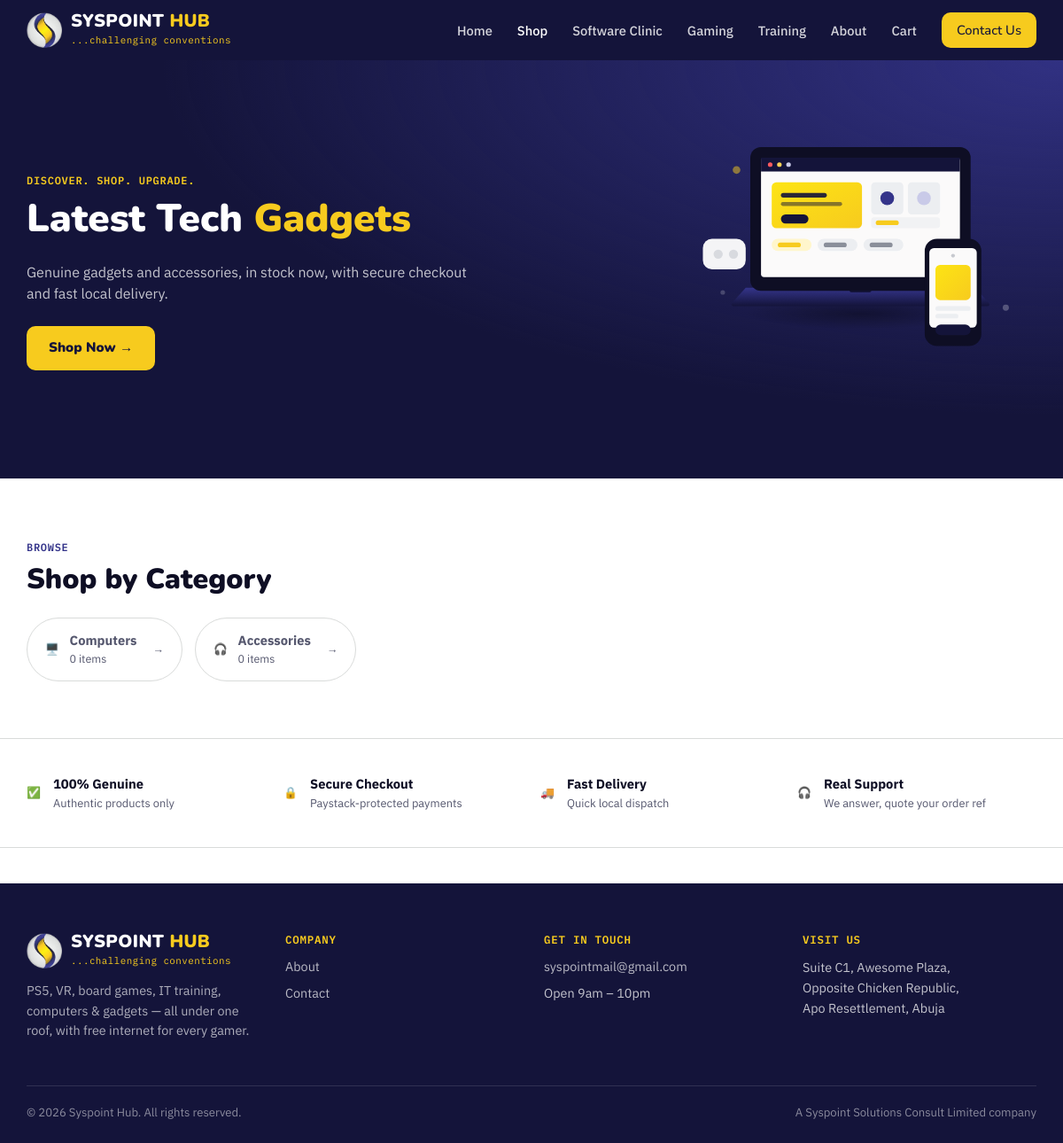
Page /shop on the committed database.
### tables this page shows
CREATE TABLE IF NOT EXISTS product_categories (
    id INT UNSIGNED AUTO_INCREMENT PRIMARY KEY,
    name VARCHAR(100) NOT NULL,
    slug VARCHAR(100) NOT NULL UNIQUE,
    parent_id INT UNSIGNED NULL,
    image_path VARCHAR(255) NULL,
    sort_order INT UNSIGNED NOT NULL DEFAULT 0,
    CONSTRAINT fk_product_categories_parent FOREIGN KEY (parent_id) REFERENCES product_categories (id) ON DELETE SET NULL
);

### app/bootstrap.php (called while the page is built, shortened)
<?php
require_once __DIR__ . '/config.php';
$config = config();
require_once __DIR__ . '/helpers.php';
require_once __DIR__ . '/content_blocks.php';
require_once __DIR__ . '/products.php';
function db(): PDO
{
    static $pdo = null;
    if ($pdo === null) {
        $config = config();
        $dsn = "mysql:host={$config['db']['host']};dbname={$config['db']['name']};charset=utf8mb4";
        $pdo = new PDO($dsn, $config['db']['user'], $config['db']['pass'], [
            PDO::ATTR_ERRMODE => PDO::ERRMODE_EXCEPTION,
            PDO::ATTR_DEFAULT_FETCH_MODE => PDO::FETCH_ASSOC,
            PDO::ATTR_EMULATE_PREPARES => false,
        ]);
    }
    return $pdo;
}

### app/content_blocks.php (called while the page is built, shortened)
<?php
function content_blocks_all(): array
{
    static $cache = null;
    if ($cache === null) {
        $cache = [];
        foreach (db()->query('SELECT block_key, content FROM content_blocks') as $row) {
            $cache[$row['block_key']] = $row['content'];
        }
    }
    return $cache;
}
function content_block(string $key, string $default): string
{
    $blocks = content_blocks_all();
    return isset($blocks[$key]) && $blocks[$key] !== '' ? $blocks[$key] : $default;
}

### app/helpers.php (called while the page is built, shortened)
<?php
function e(?string $value): string
{
    return htmlspecialchars($value ?? '', ENT_QUOTES, 'UTF-8');
}
function base_path(): string
{
    $base = trim(config()['app']['base_path'], '/');
    return $base === '' ? '' : '/' . $base;
}
function path(string $to = ''): string
{
    $to = ltrim($to, '/');
    return base_path() . '/' . $to;
}

### app/products.php (called while the page is built, shortened)
<?php
function product_categories(): array
{
    return db()->query(
        "SELECT c.*, COUNT(p.id) AS product_count
         FROM product_categories c
         LEFT JOIN products p ON p.category_id = c.id AND p.is_active = 1
         WHERE c.parent_id IS NULL
         GROUP BY c.id
         ORDER BY c.sort_order ASC, c.name ASC"
    )->fetchAll();
}

### app/config.php (called while the page is built, shortened)
<?php
function env(string $key, string $default = ''): string
{
    static $loaded = false;
    if (!$loaded) {
        $envFile = __DIR__ . '/../.env';
        $loaded = true;
    }
    return $_ENV[$key] ?? $default;
}
function config(): array
{
    static $config = null;
    if ($config === null) {
        $config = [
            'app' => [
                'name' => env('APP_NAME', 'Syspoint'),
                'url' => rtrim(env('APP_URL', 'http://localhost:8000'), '/'),
                'base_path' => env('APP_BASE_PATH', ''),
                'consulting_url' => env('CONSULTING_URL', ''),
            ],
            'db' => [
                'host' => env('DB_HOST', '127.0.0.1'),
                'name' => env('DB_NAME', 'syspoint'),
                'user' => env('DB_USER', 'root'),
                'pass' => env('DB_PASS', ''),
            ],
            'paystack' => [
                'secret_key' => env('PAYSTACK_SECRET_KEY', ''),
                'public_key' => env('PAYSTACK_PUBLIC_KEY', ''),
            ],
            'mail' => [
                'from' => env('MAIL_FROM', 'no-reply@syspoint.example'),
                'from_name' => env('MAIL_FROM_NAME', 'Syspoint'),
                'smtp_host' => env('SMTP_HOST', ''),
                'smtp_port' => (int) env('SMTP_PORT', '587'),
                'smtp_user' => env('SMTP_USER', ''),
                'smtp_pass' => env('SMTP_PASS', ''),
            ],
            'telegram' => [
                'bot_token' => env('TELEGRAM_BOT_TOKEN', ''),
                'admin_chat_id' => env('TELEGRAM_ADMIN_CHAT_ID', ''),
            ],
            'cron' => [
                'secret' => env('CRON_SECRET', ''),
            ],
        ];
    }
    return $config;
}

### app/views/pages/shop.php (the view, shortened to what this page needs)
<?php
$categories = product_categories();
require __DIR__ . '/../partials/header.php';
?>
<div class="shop-theme">
<section class="shop-hero">
    <div class="container shop-hero-inner">
        <div class="shop-hero-copy">
            <span class="eyebrow">Discover. Shop. Upgrade.</span>
            <h1><?= e(content_block('shop.hero_title_prefix', 'Latest Tech')) ?> <span class="shop-hero-highlight"><?= e(content_block('shop.hero_title_highlight', 'Gadgets')) ?></span></h1>
            <p><?= e(content_block('shop.hero_subtitle', 'Genuine gadgets and accessories, in stock now, with secure checkout and fast local delivery.')) ?></p>
            <div style="display:flex;gap:14px;flex-wrap:wrap;margin-top:24px;">
                <a href="#categories" class="btn btn-primary">Shop Now →</a>
            </div>
        </div>
        <div class="shop-hero-art" aria-hidden="true">
        </div>
    </div>
</section>
<section class="section" id="categories">
    <div class="container">
        <span class="eyebrow">Browse</span>
        <h2>Shop by Category</h2>
        <?php if (!$categories): ?>
            <p style="color:var(--color-text-muted);">No categories yet — check back soon.</p>
        <?php else: ?>
            <div class="shop-category-strip">
                <?php foreach ($categories as $category): ?>
                    <a class="shop-category-strip-item" href="<?= path('shop/' . e($category['slug'])) ?>">
                        <span class="shop-category-strip-icon"><?= $category['slug'] === 'accessories' ? '🎧' : '🖥️' ?></span>
                        <span>
                            <strong><?= e($category['name']) ?></strong>
                            <span><?= (int) $category['product_count'] ?> item<?= (int) $category['product_count'] === 1 ? '' : 's' ?></span>
                        </span>
                        <span class="shop-category-strip-arrow">→</span>
                    </a>
                <?php endforeach; ?>
            </div>
        <?php endif; ?>
    </div>
</section>
<section class="trust-badges">
    <div class="container trust-badges-grid">
        <div class="trust-badge">
            <span class="trust-badge-icon">✅</span>
            <div><strong>100% Genuine</strong><span>Authentic products only</span></div>
        </div>
        <div class="trust-badge">
            <span class="trust-badge-icon">🔒</span>
            <div><strong>Secure Checkout</strong><span>Paystack-protected payments</span></div>
        </div>
        <div class="trust-badge">
            <span class="trust-badge-icon">🚚</span>
            <div><strong>Fast Delivery</strong><span>Quick local dispatch</span></div>
        </div>
        <div class="trust-badge">
            <span class="trust-badge-icon">🎧</span>
            <div><strong>Real Support</strong><span>We answer, quote your order ref</span></div>
        </div>
    </div>
</section>
</div>
<?php require __DIR__ . '/../partials/footer.php'; ?>

### public/index.php (shortened to what this page needs)
<?php
require __DIR__ . '/../app/bootstrap.php';
$requestPath = trim((string) (parse_url($_SERVER['REQUEST_URI'] ?? '', PHP_URL_PATH) ?: ''), '/');
foreach ($routes as $pattern => $file) {
    if (preg_match($pattern, $requestPath, $matches)) {
        require $file;
        return;
    }
}

### public/assets/css/style.css (style rules this page uses)
:root { --brand-midnight: #14143A; --brand-indigo: #34348A; --brand-gold: #F7CB1E; --brand-lemon: #FDE414; --brand-chrome: #E4E6E5; --brand-ink: #0E0E24; --font-display: 'Nunito', 'Segoe UI', sans-serif; --font-body: 'IBM Plex Sans', 'Segoe UI', sans-serif; --font-mono: 'IBM Plex Mono', Consolas, monospace; --color-ink: var(--brand-midnight); --color-ink-soft: var(--brand-indigo); --color-accent: var(--brand-gold); --color-accent-hover: var(--brand-lemon); --color-accent-dark: var(--brand-indigo); --color-gold: var(--brand-gold); --color-text: var(--brand-ink); --color-text-muted: #55576E; --color-bg: #ffffff; --color-bg-soft: #F1F2F1; --color-border: #D9DBDA; --color-danger: #d64545; --color-success: #1f9d55; --radius-sm: 6px; --radius-md: 10px; --radius-lg: 16px; --shadow-sm: 0 1px 3px rgba(20, 20, 58, 0.08); --shadow-md: 0 8px 24px rgba(20, 20, 58, 0.14); --container-width: 1180px; }
* { box-sizing: border-box; }
body { margin: 0; font-family: var(--font-body); color: var(--color-text); background: var(--color-bg); line-height: 1.55; }
h1, h2, h3, h4 { font-family: var(--font-display); line-height: 1.15; margin: 0 0 0.5em; font-weight: 900; }
h1 { font-size: clamp(2rem, 4vw, 2.75rem); }
h2 { font-size: clamp(1.5rem, 3vw, 2rem); }
p { margin: 0 0 1em; }
a { color: var(--color-accent-dark); text-decoration: none; }
.container { max-width: var(--container-width); margin: 0 auto; padding: 0 20px; }
.eyebrow { display: inline-block; font-family: var(--font-mono); font-size: 0.75rem; font-weight: 600; letter-spacing: 0.06em; text-transform: uppercase; color: var(--color-accent-dark); margin-bottom: 8px; }
.section { padding: 64px 0; }
.btn { display: inline-flex; align-items: center; justify-content: center; gap: 8px; padding: 12px 24px; border-radius: var(--radius-md); font-family: var(--font-display); font-weight: 900; font-size: 0.95rem; cursor: pointer; border: 1px solid transparent; transition: transform 0.15s ease, box-shadow 0.15s ease, background 0.15s ease; text-decoration: none; }
.btn-primary { background: var(--color-accent); color: var(--color-ink); }
.shop-hero { background: linear-gradient(135deg, var(--color-ink) 0%, var(--color-ink-soft) 100%); color: #fff; padding: 72px 0; }
.shop-hero-inner { display: flex; align-items: center; justify-content: space-between; gap: 32px; flex-wrap: wrap; }
.shop-hero-copy { max-width: 52ch; }
.shop-hero-copy p { color: rgba(255, 255, 255, 0.75); }
.shop-hero-art { width: 380px; max-width: 44vw; flex-shrink: 0; }
.shop-hero-art svg { width: 100%; height: auto; display: block; }
.trust-badges { padding: 40px 0; border-top: 1px solid var(--color-border); border-bottom: 1px solid var(--color-border); }
.trust-badges-grid { display: grid; grid-template-columns: repeat(auto-fit, minmax(200px, 1fr)); gap: 20px; }
.trust-badge { display: flex; align-items: center; gap: 14px; }
.trust-badge-icon { font-size: 1.6rem; }
.trust-badge strong { display: block; font-size: 0.92rem; }
.trust-badge span { display: block; font-size: 0.8rem; color: var(--color-text-muted); }
.shop-theme { --shop-accent: var(--brand-gold); --shop-accent-text: var(--brand-indigo); --shop-ink: var(--brand-midnight); }
.shop-theme .eyebrow { color: var(--shop-accent-text); }
.shop-theme .shop-hero { background: radial-gradient(ellipse at top right, rgba(52, 52, 138, 0.9), transparent 60%), var(--shop-ink); }
.shop-theme .shop-hero .eyebrow { color: var(--shop-accent); }
.shop-theme .shop-hero-highlight { color: var(--shop-accent); }
.shop-category-strip { display: flex; flex-wrap: wrap; gap: 14px; margin-top: 24px; }
.shop-category-strip-item { display: flex; align-items: center; gap: 12px; padding: 14px 20px; background: #fff; border: 1px solid var(--color-border); border-radius: 999px; color: inherit; transition: border-color 0.15s ease, box-shadow 0.15s ease, transform 0.15s ease; }
.shop-category-strip-icon { font-size: 1.3rem; }
.shop-category-strip-item strong { display: block; font-size: 0.92rem; }
.shop-category-strip-item span { display: block; font-size: 0.78rem; color: var(--color-text-muted); }
.shop-category-strip-arrow { margin-left: 6px; color: var(--shop-accent-text); font-weight: 700; }
.shop-theme .trust-badges { border-color: var(--color-border); }
.shop-theme .trust-badge-icon { color: var(--shop-accent-text); }

### rows in the picture
product_categories: name "Computers", product_count "0"
product_categories: name "Accessories", product_count "0"

### other values in the picture
content_block('shop.hero_title_prefix', 'Latest Tech') "Latest Tech"
